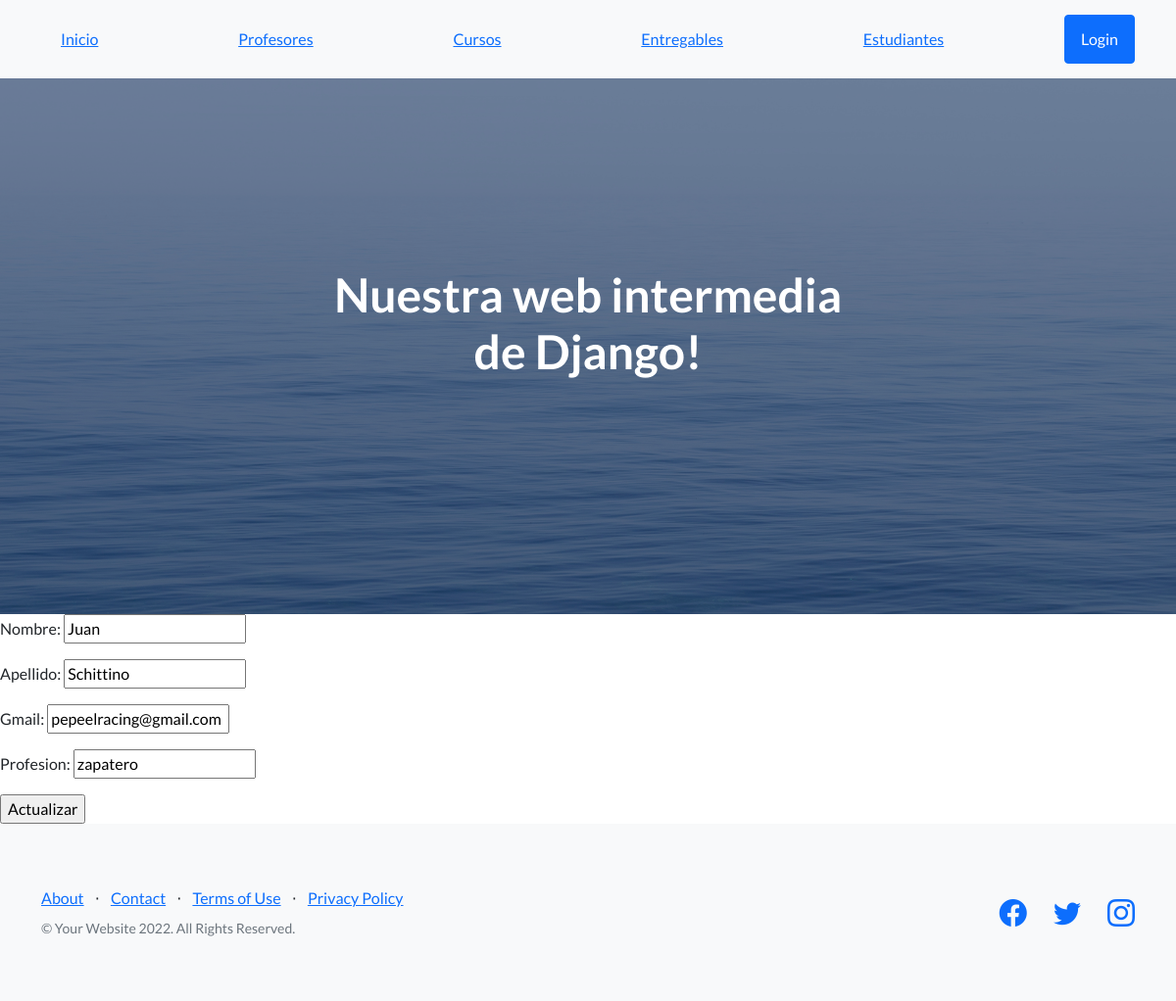
/app-coder/editar-profesor/4, run on the app's committed database.
### AppCoder/models.py (models this page shows, shortened)
class Profesor(models.Model):
    nombre = models.CharField( max_length=50)
    apellido = models.CharField( max_length=50)
    gmail = models.EmailField()
    profesion = models.CharField( max_length=50)

### AppCoder/views.py (the view)
# urls.py: path("editar-profesor/<int:id>", editar_profesores,name="EditarProfesor"),
def editar_profesores(request, id):
    print("method", request.method)
    print("post", request.POST)
    profesor = Profesor.objects.get(id=id)
    if request.method == "POST":
        miFormulario = ProfesorFormulario(request.POST)
        print(miFormulario)
        if miFormulario.is_valid():
            data = miFormulario.cleaned_data
            profesor.nombre = data["nombre"]
            profesor.apellido = data["apellido"]
            profesor.gmail = data["gmail"]
            profesor.profesion = data["profesion"]
            profesor.save()
        return HttpResponseRedirect("/app-coder/")
    else:
        miFormulario = ProfesorFormulario( initial={
            "nombre":profesor.nombre,
            "apellido":profesor.apellido,
            "gmail":profesor.gmail,
            "profesion":profesor.profesion,
        })
        return render(request, "editarProfesor.html", {"miFormulario":miFormulario, "id": profesor.id})

### AppCoder/forms.py
class ProfesorFormulario(forms.Form):
     nombre = forms.CharField(max_length=30)
     apellido = forms.CharField(max_length=30)
     gmail = forms.EmailField()
     profesion = forms.CharField(max_length=30)

### AppCoder/Template/editarProfesor.html
{% extends 'padre.html' %}
{% load static %}
{% block contenidoQueCambia %}
<form action="{% url "EditarProfesor" id  %}" method="POST">{% csrf_token %}
   {{ miFormulario.as_p}}
    <input type="submit" value="Actualizar"/>
</form>
{% endblock contenidoQueCambia %}

### data on the page
Profesor: nombre "Juan", apellido "Schittino", gmail "pepeelracing@gmail.com", profesion "zapatero"
